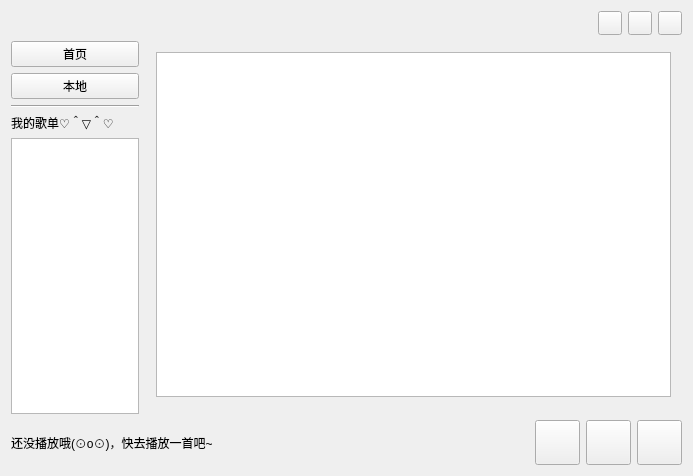
<?xml version="1.0" encoding="UTF-8"?>
<ui version="4.0">
 <class>dpMusicClass</class>
 <widget class="QMainWindow" name="dpMusicClass">
  <property name="geometry">
   <rect>
    <x>0</x>
    <y>0</y>
    <width>693</width>
    <height>476</height>
   </rect>
  </property>
  <property name="windowTitle">
   <string>dpMusic</string>
  </property>
  <property name="tabShape">
   <enum>QTabWidget::TabShape::Rounded</enum>
  </property>
  <widget class="QWidget" name="centralWidget">
   <layout class="QGridLayout" name="gridLayout_2" rowstretch="0,1,0">
    <item row="0" column="0">
     <layout class="QHBoxLayout" name="horizontalLayout_3">
      <item>
       <spacer name="horizontalSpacer">
        <property name="orientation">
         <enum>Qt::Orientation::Horizontal</enum>
        </property>
        <property name="sizeHint" stdset="0">
         <size>
          <width>40</width>
          <height>20</height>
         </size>
        </property>
       </spacer>
      </item>
      <item>
       <widget class="TranslucentIconButton" name="minimize">
        <property name="sizePolicy">
         <sizepolicy hsizetype="Maximum" vsizetype="Maximum">
          <horstretch>0</horstretch>
          <verstretch>0</verstretch>
         </sizepolicy>
        </property>
        <property name="minimumSize">
         <size>
          <width>24</width>
          <height>24</height>
         </size>
        </property>
        <property name="maximumSize">
         <size>
          <width>24</width>
          <height>24</height>
         </size>
        </property>
        <property name="text">
         <string/>
        </property>
        <property name="icon">
         <iconset resource="dpMusic.qrc">
          <normaloff>:/dpMusic/src/svgs/feather/minus.svg</normaloff>:/dpMusic/src/svgs/feather/minus.svg</iconset>
        </property>
       </widget>
      </item>
      <item>
       <widget class="TranslucentIconButton" name="maximize">
        <property name="sizePolicy">
         <sizepolicy hsizetype="Maximum" vsizetype="Maximum">
          <horstretch>0</horstretch>
          <verstretch>0</verstretch>
         </sizepolicy>
        </property>
        <property name="minimumSize">
         <size>
          <width>24</width>
          <height>24</height>
         </size>
        </property>
        <property name="maximumSize">
         <size>
          <width>24</width>
          <height>24</height>
         </size>
        </property>
        <property name="text">
         <string/>
        </property>
        <property name="icon">
         <iconset resource="dpMusic.qrc">
          <normaloff>:/dpMusic/src/svgs/feather/maximize.svg</normaloff>:/dpMusic/src/svgs/feather/maximize.svg</iconset>
        </property>
       </widget>
      </item>
      <item>
       <widget class="TranslucentIconButton" name="close">
        <property name="sizePolicy">
         <sizepolicy hsizetype="Maximum" vsizetype="Maximum">
          <horstretch>0</horstretch>
          <verstretch>0</verstretch>
         </sizepolicy>
        </property>
        <property name="minimumSize">
         <size>
          <width>24</width>
          <height>24</height>
         </size>
        </property>
        <property name="maximumSize">
         <size>
          <width>24</width>
          <height>24</height>
         </size>
        </property>
        <property name="text">
         <string/>
        </property>
        <property name="icon">
         <iconset resource="dpMusic.qrc">
          <normaloff>:/dpMusic/src/svgs/feather/x.svg</normaloff>:/dpMusic/src/svgs/feather/x.svg</iconset>
        </property>
       </widget>
      </item>
     </layout>
    </item>
    <item row="1" column="0">
     <layout class="QHBoxLayout" name="horizontalLayout_2" stretch="0,0">
      <property name="sizeConstraint">
       <enum>QLayout::SizeConstraint::SetMinimumSize</enum>
      </property>
      <item>
       <layout class="QVBoxLayout" name="verticalLayout">
        <item>
         <widget class="QPushButton" name="pushButton">
          <property name="text">
           <string>首页</string>
          </property>
         </widget>
        </item>
        <item>
         <widget class="QPushButton" name="localListButton">
          <property name="text">
           <string>本地</string>
          </property>
         </widget>
        </item>
        <item>
         <widget class="Line" name="line">
          <property name="orientation">
           <enum>Qt::Orientation::Horizontal</enum>
          </property>
         </widget>
        </item>
        <item>
         <widget class="QLabel" name="label_2">
          <property name="text">
           <string>我的歌单♡＾▽＾♡</string>
          </property>
         </widget>
        </item>
        <item>
         <widget class="QListWidget" name="listWidget">
          <property name="sizePolicy">
           <sizepolicy hsizetype="Maximum" vsizetype="Expanding">
            <horstretch>0</horstretch>
            <verstretch>0</verstretch>
           </sizepolicy>
          </property>
          <property name="minimumSize">
           <size>
            <width>128</width>
            <height>0</height>
           </size>
          </property>
          <property name="maximumSize">
           <size>
            <width>128</width>
            <height>16777215</height>
           </size>
          </property>
         </widget>
        </item>
       </layout>
      </item>
      <item>
       <widget class="QWidget" name="widget" native="true">
        <property name="sizePolicy">
         <sizepolicy hsizetype="Expanding" vsizetype="Preferred">
          <horstretch>0</horstretch>
          <verstretch>0</verstretch>
         </sizepolicy>
        </property>
        <layout class="QGridLayout" name="gridLayout">
         <item row="1" column="0">
          <widget class="MyMusicsListViewParentWidget" name="widget_2" native="true">
           <property name="enabled">
            <bool>true</bool>
           </property>
           <layout class="QGridLayout" name="gridLayout_3">
            <property name="leftMargin">
             <number>0</number>
            </property>
            <property name="topMargin">
             <number>0</number>
            </property>
            <property name="rightMargin">
             <number>0</number>
            </property>
            <property name="bottomMargin">
             <number>0</number>
            </property>
            <property name="spacing">
             <number>6</number>
            </property>
           </layout>
          </widget>
         </item>
         <item row="0" column="0">
          <widget class="MyMusicsListView" name="musicListView"/>
         </item>
        </layout>
       </widget>
      </item>
     </layout>
    </item>
    <item row="2" column="0">
     <layout class="QHBoxLayout" name="horizontalLayout" stretch="1,0,0,0">
      <property name="sizeConstraint">
       <enum>QLayout::SizeConstraint::SetDefaultConstraint</enum>
      </property>
      <item>
       <widget class="QLabel" name="musicInformation">
        <property name="sizePolicy">
         <sizepolicy hsizetype="Preferred" vsizetype="Preferred">
          <horstretch>0</horstretch>
          <verstretch>0</verstretch>
         </sizepolicy>
        </property>
        <property name="text">
         <string>还没播放哦(⊙o⊙)，快去播放一首吧~</string>
        </property>
       </widget>
      </item>
      <item>
       <widget class="MusicControlButton" name="previous">
        <property name="sizePolicy">
         <sizepolicy hsizetype="Maximum" vsizetype="Maximum">
          <horstretch>0</horstretch>
          <verstretch>0</verstretch>
         </sizepolicy>
        </property>
        <property name="minimumSize">
         <size>
          <width>45</width>
          <height>45</height>
         </size>
        </property>
        <property name="maximumSize">
         <size>
          <width>45</width>
          <height>45</height>
         </size>
        </property>
        <property name="text">
         <string/>
        </property>
        <property name="icon">
         <iconset resource="dpMusic.qrc">
          <normaloff>:/dpMusic/src/svgs/feather/skip-back.svg</normaloff>:/dpMusic/src/svgs/feather/skip-back.svg</iconset>
        </property>
       </widget>
      </item>
      <item>
       <widget class="MusicControlButton" name="play">
        <property name="sizePolicy">
         <sizepolicy hsizetype="Maximum" vsizetype="Maximum">
          <horstretch>0</horstretch>
          <verstretch>0</verstretch>
         </sizepolicy>
        </property>
        <property name="minimumSize">
         <size>
          <width>45</width>
          <height>45</height>
         </size>
        </property>
        <property name="maximumSize">
         <size>
          <width>45</width>
          <height>45</height>
         </size>
        </property>
        <property name="text">
         <string/>
        </property>
        <property name="icon">
         <iconset resource="dpMusic.qrc">
          <normaloff>:/dpMusic/src/svgs/feather/play.svg</normaloff>:/dpMusic/src/svgs/feather/play.svg</iconset>
        </property>
       </widget>
      </item>
      <item>
       <widget class="MusicControlButton" name="next">
        <property name="sizePolicy">
         <sizepolicy hsizetype="Maximum" vsizetype="Maximum">
          <horstretch>0</horstretch>
          <verstretch>0</verstretch>
         </sizepolicy>
        </property>
        <property name="minimumSize">
         <size>
          <width>45</width>
          <height>45</height>
         </size>
        </property>
        <property name="maximumSize">
         <size>
          <width>45</width>
          <height>45</height>
         </size>
        </property>
        <property name="text">
         <string/>
        </property>
        <property name="icon">
         <iconset resource="dpMusic.qrc">
          <normaloff>:/dpMusic/src/svgs/feather/skip-forward.svg</normaloff>:/dpMusic/src/svgs/feather/skip-forward.svg</iconset>
        </property>
       </widget>
      </item>
     </layout>
    </item>
   </layout>
  </widget>
 </widget>
 <layoutdefault spacing="6" margin="11"/>
 <customwidgets>
  <customwidget>
   <class>MusicControlButton</class>
   <extends>QPushButton</extends>
   <header>musiccontrolbutton.h</header>
  </customwidget>
  <customwidget>
   <class>TranslucentIconButton</class>
   <extends>QPushButton</extends>
   <header>translucenticonbutton.h</header>
  </customwidget>
  <customwidget>
   <class>MyMusicsListView</class>
   <extends>QListView</extends>
   <header>mymusicslistview.h</header>
  </customwidget>
  <customwidget>
   <class>MyMusicsListViewParentWidget</class>
   <extends>QWidget</extends>
   <header>mymusicslistviewparentwidget.h</header>
   <container>1</container>
  </customwidget>
 </customwidgets>
 <resources>
  <include location="dpMusic.qrc"/>
 </resources>
 <connections>
  <connection>
   <sender>minimize</sender>
   <signal>clicked()</signal>
   <receiver>dpMusicClass</receiver>
   <slot>showMinimized()</slot>
   <hints>
    <hint type="sourcelabel">
     <x>613</x>
     <y>28</y>
    </hint>
    <hint type="destinationlabel">
     <x>555</x>
     <y>8</y>
    </hint>
   </hints>
  </connection>
  <connection>
   <sender>maximize</sender>
   <signal>clicked()</signal>
   <receiver>dpMusicClass</receiver>
   <slot>showMaximized()</slot>
   <hints>
    <hint type="sourcelabel">
     <x>643</x>
     <y>22</y>
    </hint>
    <hint type="destinationlabel">
     <x>581</x>
     <y>17</y>
    </hint>
   </hints>
  </connection>
  <connection>
   <sender>close</sender>
   <signal>clicked()</signal>
   <receiver>dpMusicClass</receiver>
   <slot>close()</slot>
   <hints>
    <hint type="sourcelabel">
     <x>676</x>
     <y>29</y>
    </hint>
    <hint type="destinationlabel">
     <x>686</x>
     <y>21</y>
    </hint>
   </hints>
  </connection>
  <connection>
   <sender>musicListView</sender>
   <signal>doubleClicked(QModelIndex)</signal>
   <receiver>dpMusicClass</receiver>
   <slot>listViewDoubleClicked(QModelIndex)</slot>
   <hints>
    <hint type="sourcelabel">
     <x>447</x>
     <y>210</y>
    </hint>
    <hint type="destinationlabel">
     <x>291</x>
     <y>11</y>
    </hint>
   </hints>
  </connection>
  <connection>
   <sender>play</sender>
   <signal>clicked()</signal>
   <receiver>dpMusicClass</receiver>
   <slot>MusicControlPlayPausedClicked()</slot>
   <hints>
    <hint type="sourcelabel">
     <x>609</x>
     <y>447</y>
    </hint>
    <hint type="destinationlabel">
     <x>512</x>
     <y>415</y>
    </hint>
   </hints>
  </connection>
  <connection>
   <sender>previous</sender>
   <signal>clicked()</signal>
   <receiver>dpMusicClass</receiver>
   <slot>MusicControlPreviousOneClicked()</slot>
   <hints>
    <hint type="sourcelabel">
     <x>556</x>
     <y>448</y>
    </hint>
    <hint type="destinationlabel">
     <x>525</x>
     <y>420</y>
    </hint>
   </hints>
  </connection>
  <connection>
   <sender>next</sender>
   <signal>clicked()</signal>
   <receiver>dpMusicClass</receiver>
   <slot>MusicControlNextOneClicked()</slot>
   <hints>
    <hint type="sourcelabel">
     <x>662</x>
     <y>434</y>
    </hint>
    <hint type="destinationlabel">
     <x>682</x>
     <y>414</y>
    </hint>
   </hints>
  </connection>
  <connection>
   <sender>localListButton</sender>
   <signal>clicked()</signal>
   <receiver>dpMusicClass</receiver>
   <slot>showLocalMusicsList()</slot>
   <hints>
    <hint type="sourcelabel">
     <x>82</x>
     <y>85</y>
    </hint>
    <hint type="destinationlabel">
     <x>221</x>
     <y>25</y>
    </hint>
   </hints>
  </connection>
 </connections>
 <slots>
  <slot>listViewDoubleClicked(QModelIndex)</slot>
  <slot>MusicControlPlayPausedClicked()</slot>
  <slot>MusicControlPreviousOneClicked()</slot>
  <slot>MusicControlNextOneClicked()</slot>
  <slot>showLocalMusicsList()</slot>
 </slots>
</ui>
